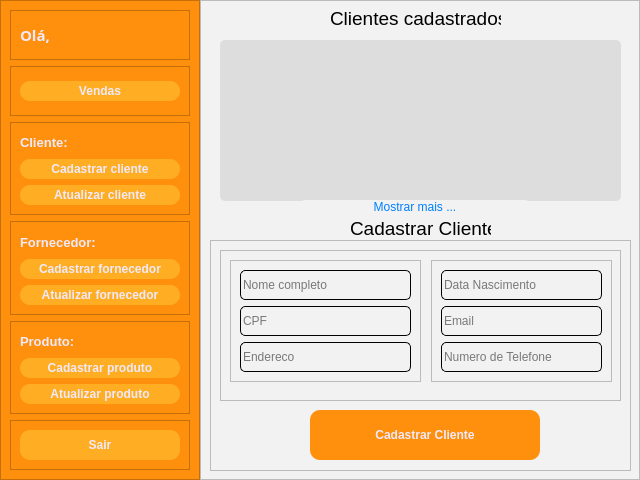
<?xml version="1.0" encoding="UTF-8"?>
<ui version="4.0">
 <class>MainWindow</class>
 <widget class="QMainWindow" name="MainWindow">
  <property name="geometry">
   <rect>
    <x>0</x>
    <y>0</y>
    <width>640</width>
    <height>480</height>
   </rect>
  </property>
  <property name="minimumSize">
   <size>
    <width>640</width>
    <height>480</height>
   </size>
  </property>
  <property name="maximumSize">
   <size>
    <width>640</width>
    <height>480</height>
   </size>
  </property>
  <property name="windowTitle">
   <string>MainWindow</string>
  </property>
  <widget class="QWidget" name="centralwidget">
   <layout class="QHBoxLayout" name="horizontalLayout">
    <property name="spacing">
     <number>0</number>
    </property>
    <property name="leftMargin">
     <number>0</number>
    </property>
    <property name="topMargin">
     <number>0</number>
    </property>
    <property name="rightMargin">
     <number>0</number>
    </property>
    <property name="bottomMargin">
     <number>0</number>
    </property>
    <item>
     <widget class="QFrame" name="frame">
      <property name="enabled">
       <bool>true</bool>
      </property>
      <property name="minimumSize">
       <size>
        <width>50</width>
        <height>0</height>
       </size>
      </property>
      <property name="maximumSize">
       <size>
        <width>200</width>
        <height>16777215</height>
       </size>
      </property>
      <property name="styleSheet">
       <string notr="true">background-color: rgb(255, 144, 14);</string>
      </property>
      <property name="frameShape">
       <enum>QFrame::StyledPanel</enum>
      </property>
      <property name="frameShadow">
       <enum>QFrame::Raised</enum>
      </property>
      <layout class="QVBoxLayout" name="verticalLayout">
       <property name="topMargin">
        <number>9</number>
       </property>
       <item>
        <widget class="QFrame" name="frame_3">
         <property name="maximumSize">
          <size>
           <width>16777215</width>
           <height>50</height>
          </size>
         </property>
         <property name="frameShape">
          <enum>QFrame::StyledPanel</enum>
         </property>
         <property name="frameShadow">
          <enum>QFrame::Raised</enum>
         </property>
         <layout class="QHBoxLayout" name="horizontalLayout_2">
          <item>
           <widget class="QLabel" name="label_string_ola">
            <property name="maximumSize">
             <size>
              <width>30</width>
              <height>16777215</height>
             </size>
            </property>
            <property name="font">
             <font>
              <family>Rubik</family>
              <pointsize>11</pointsize>
              <weight>75</weight>
              <bold>true</bold>
             </font>
            </property>
            <property name="contextMenuPolicy">
             <enum>Qt::DefaultContextMenu</enum>
            </property>
            <property name="styleSheet">
             <string notr="true">color: rgb(240, 233, 249);</string>
            </property>
            <property name="text">
             <string>Olá,</string>
            </property>
           </widget>
          </item>
          <item>
           <widget class="QLineEdit" name="lineEdit_menu_nome_sobrenome_cliente">
            <property name="maximumSize">
             <size>
              <width>200</width>
              <height>16777215</height>
             </size>
            </property>
            <property name="font">
             <font>
              <family>Rubik</family>
              <pointsize>11</pointsize>
              <weight>75</weight>
              <bold>true</bold>
             </font>
            </property>
            <property name="styleSheet">
             <string notr="true">
QLineEdit{
	background:transparent;
	border:none;
	color: rgb(240, 233, 249);

}</string>
            </property>
           </widget>
          </item>
         </layout>
        </widget>
       </item>
       <item>
        <widget class="QFrame" name="frame_11">
         <property name="maximumSize">
          <size>
           <width>16777215</width>
           <height>50</height>
          </size>
         </property>
         <property name="frameShape">
          <enum>QFrame::StyledPanel</enum>
         </property>
         <property name="frameShadow">
          <enum>QFrame::Raised</enum>
         </property>
         <layout class="QVBoxLayout" name="verticalLayout_7">
          <item>
           <widget class="QPushButton" name="pushButton_vendas">
            <property name="minimumSize">
             <size>
              <width>100</width>
              <height>10</height>
             </size>
            </property>
            <property name="maximumSize">
             <size>
              <width>230</width>
              <height>20</height>
             </size>
            </property>
            <property name="font">
             <font>
              <weight>75</weight>
              <bold>true</bold>
             </font>
            </property>
            <property name="cursor">
             <cursorShape>PointingHandCursor</cursorShape>
            </property>
            <property name="styleSheet">
             <string notr="true">QPushButton{
	border-radius: 10px;
	border-image: url(:/Close_Image/cil-x.png);
	background-position: center;
		
	color: rgb(240, 233, 249);
	background-color: rgb(255, 174, 35);
	
}
QPushButton:hover{
	
	
	background-color: rgb(207, 110, 0);
	color: rgb(240, 233, 249);
}
QPushButton:pressed{
	background-color: rgb(35, 35, 35);
	color: rgb(200, 200, 200);
}

</string>
            </property>
            <property name="text">
             <string>Vendas</string>
            </property>
           </widget>
          </item>
         </layout>
        </widget>
       </item>
       <item>
        <widget class="QFrame" name="frame_4">
         <property name="minimumSize">
          <size>
           <width>0</width>
           <height>0</height>
          </size>
         </property>
         <property name="frameShape">
          <enum>QFrame::StyledPanel</enum>
         </property>
         <property name="frameShadow">
          <enum>QFrame::Raised</enum>
         </property>
         <layout class="QVBoxLayout" name="verticalLayout_2">
          <item>
           <widget class="QLabel" name="label_3">
            <property name="font">
             <font>
              <pointsize>10</pointsize>
              <weight>75</weight>
              <bold>true</bold>
             </font>
            </property>
            <property name="styleSheet">
             <string notr="true">color: rgb(240, 233, 249);</string>
            </property>
            <property name="text">
             <string>Cliente:</string>
            </property>
           </widget>
          </item>
          <item>
           <widget class="QPushButton" name="pushButton_cadastra_cliente">
            <property name="minimumSize">
             <size>
              <width>100</width>
              <height>10</height>
             </size>
            </property>
            <property name="maximumSize">
             <size>
              <width>230</width>
              <height>20</height>
             </size>
            </property>
            <property name="font">
             <font>
              <weight>75</weight>
              <bold>true</bold>
             </font>
            </property>
            <property name="cursor">
             <cursorShape>PointingHandCursor</cursorShape>
            </property>
            <property name="styleSheet">
             <string notr="true">QPushButton{
	border-radius: 10px;
	border-image: url(:/Close_Image/cil-x.png);
	background-position: center;
		
	color: rgb(240, 233, 249);
	background-color: rgb(255, 174, 35);
	
}
QPushButton:hover{
	
	
	background-color: rgb(207, 110, 0);
	color: rgb(240, 233, 249);
}
QPushButton:pressed{
	background-color: rgb(35, 35, 35);
	color: rgb(200, 200, 200);
}

</string>
            </property>
            <property name="text">
             <string>Cadastrar cliente</string>
            </property>
           </widget>
          </item>
          <item>
           <widget class="QPushButton" name="pushButton_atualiza_cliente">
            <property name="minimumSize">
             <size>
              <width>100</width>
              <height>10</height>
             </size>
            </property>
            <property name="maximumSize">
             <size>
              <width>230</width>
              <height>20</height>
             </size>
            </property>
            <property name="font">
             <font>
              <weight>75</weight>
              <bold>true</bold>
             </font>
            </property>
            <property name="cursor">
             <cursorShape>PointingHandCursor</cursorShape>
            </property>
            <property name="styleSheet">
             <string notr="true">QPushButton{
	border-radius: 10px;
	border-image: url(:/Close_Image/cil-x.png);
	background-position: center;
		
	color: rgb(240, 233, 249);
	background-color: rgb(255, 174, 35);
	
}
QPushButton:hover{
	
	
	background-color: rgb(207, 110, 0);
	color: rgb(240, 233, 249);
}
QPushButton:pressed{
	background-color: rgb(35, 35, 35);
	color: rgb(200, 200, 200);
}

</string>
            </property>
            <property name="text">
             <string>Atualizar cliente</string>
            </property>
           </widget>
          </item>
         </layout>
        </widget>
       </item>
       <item>
        <widget class="QFrame" name="frame_7">
         <property name="frameShape">
          <enum>QFrame::StyledPanel</enum>
         </property>
         <property name="frameShadow">
          <enum>QFrame::Raised</enum>
         </property>
         <layout class="QVBoxLayout" name="verticalLayout_5">
          <item>
           <widget class="QLabel" name="label_4">
            <property name="font">
             <font>
              <pointsize>10</pointsize>
              <weight>75</weight>
              <bold>true</bold>
             </font>
            </property>
            <property name="styleSheet">
             <string notr="true">color: rgb(240, 233, 249);</string>
            </property>
            <property name="text">
             <string>Fornecedor:</string>
            </property>
           </widget>
          </item>
          <item>
           <widget class="QPushButton" name="pushButton_cadastra_fornecedor">
            <property name="minimumSize">
             <size>
              <width>100</width>
              <height>10</height>
             </size>
            </property>
            <property name="maximumSize">
             <size>
              <width>230</width>
              <height>20</height>
             </size>
            </property>
            <property name="font">
             <font>
              <weight>75</weight>
              <bold>true</bold>
             </font>
            </property>
            <property name="cursor">
             <cursorShape>PointingHandCursor</cursorShape>
            </property>
            <property name="styleSheet">
             <string notr="true">QPushButton{
	border-radius: 10px;
	border-image: url(:/Close_Image/cil-x.png);
	background-position: center;
		
	color: rgb(240, 233, 249);
	background-color: rgb(255, 174, 35);
	
}
QPushButton:hover{
	
	
	background-color: rgb(207, 110, 0);
	color: rgb(240, 233, 249);
}
QPushButton:pressed{
	background-color: rgb(35, 35, 35);
	color: rgb(200, 200, 200);
}

</string>
            </property>
            <property name="text">
             <string>Cadastrar fornecedor</string>
            </property>
           </widget>
          </item>
          <item>
           <widget class="QPushButton" name="pushButton_atualiza_fornecedor">
            <property name="minimumSize">
             <size>
              <width>100</width>
              <height>10</height>
             </size>
            </property>
            <property name="maximumSize">
             <size>
              <width>230</width>
              <height>20</height>
             </size>
            </property>
            <property name="font">
             <font>
              <weight>75</weight>
              <bold>true</bold>
             </font>
            </property>
            <property name="cursor">
             <cursorShape>PointingHandCursor</cursorShape>
            </property>
            <property name="styleSheet">
             <string notr="true">QPushButton{
	border-radius: 10px;
	border-image: url(:/Close_Image/cil-x.png);
	background-position: center;
		
	color: rgb(240, 233, 249);
	background-color: rgb(255, 174, 35);
	
}
QPushButton:hover{
	
	
	background-color: rgb(207, 110, 0);
	color: rgb(240, 233, 249);
}
QPushButton:pressed{
	background-color: rgb(35, 35, 35);
	color: rgb(200, 200, 200);
}

</string>
            </property>
            <property name="text">
             <string>Atualizar fornecedor</string>
            </property>
           </widget>
          </item>
         </layout>
        </widget>
       </item>
       <item>
        <widget class="QFrame" name="frame_8">
         <property name="frameShape">
          <enum>QFrame::StyledPanel</enum>
         </property>
         <property name="frameShadow">
          <enum>QFrame::Raised</enum>
         </property>
         <layout class="QVBoxLayout" name="verticalLayout_6">
          <item>
           <widget class="QLabel" name="label_5">
            <property name="font">
             <font>
              <pointsize>10</pointsize>
              <weight>75</weight>
              <bold>true</bold>
             </font>
            </property>
            <property name="styleSheet">
             <string notr="true">color: rgb(240, 233, 249);</string>
            </property>
            <property name="text">
             <string>Produto:</string>
            </property>
           </widget>
          </item>
          <item>
           <widget class="QPushButton" name="pushButton_cadastra_produto">
            <property name="minimumSize">
             <size>
              <width>100</width>
              <height>10</height>
             </size>
            </property>
            <property name="maximumSize">
             <size>
              <width>230</width>
              <height>20</height>
             </size>
            </property>
            <property name="font">
             <font>
              <weight>75</weight>
              <bold>true</bold>
             </font>
            </property>
            <property name="cursor">
             <cursorShape>PointingHandCursor</cursorShape>
            </property>
            <property name="styleSheet">
             <string notr="true">QPushButton{
	border-radius: 10px;
	border-image: url(:/Close_Image/cil-x.png);
	background-position: center;
		
	color: rgb(240, 233, 249);
	background-color: rgb(255, 174, 35);
	
}
QPushButton:hover{
	
	
	background-color: rgb(207, 110, 0);
	color: rgb(240, 233, 249);
}
QPushButton:pressed{
	background-color: rgb(35, 35, 35);
	color: rgb(200, 200, 200);
}

</string>
            </property>
            <property name="text">
             <string>Cadastrar produto</string>
            </property>
           </widget>
          </item>
          <item>
           <widget class="QPushButton" name="pushButton_atualiza_produto">
            <property name="minimumSize">
             <size>
              <width>100</width>
              <height>10</height>
             </size>
            </property>
            <property name="maximumSize">
             <size>
              <width>230</width>
              <height>20</height>
             </size>
            </property>
            <property name="font">
             <font>
              <weight>75</weight>
              <bold>true</bold>
             </font>
            </property>
            <property name="cursor">
             <cursorShape>PointingHandCursor</cursorShape>
            </property>
            <property name="styleSheet">
             <string notr="true">QPushButton{
	border-radius: 10px;
	border-image: url(:/Close_Image/cil-x.png);
	background-position: center;
		
	color: rgb(240, 233, 249);
	background-color: rgb(255, 174, 35);
	
}
QPushButton:hover{
	
	
	background-color: rgb(207, 110, 0);
	color: rgb(240, 233, 249);
}
QPushButton:pressed{
	background-color: rgb(35, 35, 35);
	color: rgb(200, 200, 200);
}

</string>
            </property>
            <property name="text">
             <string>Atualizar produto</string>
            </property>
           </widget>
          </item>
         </layout>
        </widget>
       </item>
       <item>
        <widget class="QFrame" name="frame_5">
         <property name="maximumSize">
          <size>
           <width>16777215</width>
           <height>50</height>
          </size>
         </property>
         <property name="frameShape">
          <enum>QFrame::StyledPanel</enum>
         </property>
         <property name="frameShadow">
          <enum>QFrame::Raised</enum>
         </property>
         <widget class="QPushButton" name="pushButton_sair">
          <property name="geometry">
           <rect>
            <x>10</x>
            <y>10</y>
            <width>160</width>
            <height>30</height>
           </rect>
          </property>
          <property name="minimumSize">
           <size>
            <width>100</width>
            <height>30</height>
           </size>
          </property>
          <property name="maximumSize">
           <size>
            <width>230</width>
            <height>16777215</height>
           </size>
          </property>
          <property name="font">
           <font>
            <weight>75</weight>
            <bold>true</bold>
           </font>
          </property>
          <property name="cursor">
           <cursorShape>PointingHandCursor</cursorShape>
          </property>
          <property name="styleSheet">
           <string notr="true">QPushButton{
	border-radius: 10px;
	border-image: url(:/Close_Image/cil-x.png);
	background-position: center;
		
	color: rgb(240, 233, 249);
	background-color: rgb(255, 174, 35);
	
}
QPushButton:hover{
	
	
	background-color: rgb(207, 110, 0);
	color: rgb(240, 233, 249);
}
QPushButton:pressed{
	background-color: rgb(35, 35, 35);
	color: rgb(200, 200, 200);
}

</string>
          </property>
          <property name="text">
           <string>Sair</string>
          </property>
         </widget>
        </widget>
       </item>
      </layout>
     </widget>
    </item>
    <item>
     <widget class="QFrame" name="frame_2">
      <property name="enabled">
       <bool>true</bool>
      </property>
      <property name="styleSheet">
       <string notr="true">background-color: rgb(242, 242, 242);</string>
      </property>
      <property name="frameShape">
       <enum>QFrame::StyledPanel</enum>
      </property>
      <property name="frameShadow">
       <enum>QFrame::Raised</enum>
      </property>
      <widget class="QTextEdit" name="textEdit_tabela_cliente">
       <property name="geometry">
        <rect>
         <x>20</x>
         <y>40</y>
         <width>401</width>
         <height>161</height>
        </rect>
       </property>
       <property name="styleSheet">
        <string notr="true">border-radius: 5px;
padding 15px;
background-color: rgb(221,221,221);
color: rgb(0, 0, 0);</string>
       </property>
      </widget>
      <widget class="QLabel" name="label">
       <property name="geometry">
        <rect>
         <x>130</x>
         <y>10</y>
         <width>171</width>
         <height>16</height>
        </rect>
       </property>
       <property name="font">
        <font>
         <pointsize>14</pointsize>
        </font>
       </property>
       <property name="text">
        <string>Clientes cadastrados</string>
       </property>
      </widget>
      <widget class="QFrame" name="frame_6">
       <property name="geometry">
        <rect>
         <x>10</x>
         <y>240</y>
         <width>421</width>
         <height>231</height>
        </rect>
       </property>
       <property name="frameShape">
        <enum>QFrame::StyledPanel</enum>
       </property>
       <property name="frameShadow">
        <enum>QFrame::Raised</enum>
       </property>
       <widget class="QFrame" name="frame_9">
        <property name="geometry">
         <rect>
          <x>10</x>
          <y>10</y>
          <width>401</width>
          <height>151</height>
         </rect>
        </property>
        <property name="frameShape">
         <enum>QFrame::StyledPanel</enum>
        </property>
        <property name="frameShadow">
         <enum>QFrame::Raised</enum>
        </property>
        <widget class="QFrame" name="login_conteudo">
         <property name="geometry">
          <rect>
           <x>10</x>
           <y>10</y>
           <width>191</width>
           <height>122</height>
          </rect>
         </property>
         <property name="maximumSize">
          <size>
           <width>16777215</width>
           <height>600</height>
          </size>
         </property>
         <property name="styleSheet">
          <string notr="true">background-color: rgb(242, 242, 243);</string>
         </property>
         <property name="frameShape">
          <enum>QFrame::StyledPanel</enum>
         </property>
         <property name="frameShadow">
          <enum>QFrame::Raised</enum>
         </property>
         <layout class="QVBoxLayout" name="verticalLayout_3">
          <item>
           <widget class="QLineEdit" name="lineEdit_nome_completo">
            <property name="minimumSize">
             <size>
              <width>0</width>
              <height>30</height>
             </size>
            </property>
            <property name="styleSheet">
             <string notr="true">border-width: 1px;
border-color: black;
border-style: solid;
display: inline-block;
border-radius: 5px;</string>
            </property>
            <property name="text">
             <string/>
            </property>
            <property name="placeholderText">
             <string>Nome completo</string>
            </property>
           </widget>
          </item>
          <item>
           <widget class="QLineEdit" name="lineEdit_cpf">
            <property name="minimumSize">
             <size>
              <width>0</width>
              <height>30</height>
             </size>
            </property>
            <property name="styleSheet">
             <string notr="true">border-width: 1px;
border-color: black;
border-style: solid;
display: inline-block;
border-radius: 5px;</string>
            </property>
            <property name="placeholderText">
             <string>CPF</string>
            </property>
           </widget>
          </item>
          <item>
           <widget class="QLineEdit" name="lineEdit_endereco">
            <property name="minimumSize">
             <size>
              <width>0</width>
              <height>30</height>
             </size>
            </property>
            <property name="styleSheet">
             <string notr="true">border-width: 1px;
border-color: black;
border-style: solid;
display: inline-block;
border-radius: 5px;</string>
            </property>
            <property name="placeholderText">
             <string>Endereco</string>
            </property>
           </widget>
          </item>
         </layout>
        </widget>
        <widget class="QFrame" name="frame_10">
         <property name="geometry">
          <rect>
           <x>211</x>
           <y>10</y>
           <width>181</width>
           <height>122</height>
          </rect>
         </property>
         <property name="frameShape">
          <enum>QFrame::StyledPanel</enum>
         </property>
         <property name="frameShadow">
          <enum>QFrame::Raised</enum>
         </property>
         <layout class="QVBoxLayout" name="verticalLayout_4">
          <item>
           <widget class="QLineEdit" name="lineEdit_data_nascimento">
            <property name="minimumSize">
             <size>
              <width>0</width>
              <height>30</height>
             </size>
            </property>
            <property name="styleSheet">
             <string notr="true">border-width: 1px;
border-color: black;
border-style: solid;
display: inline-block;
border-radius: 5px;</string>
            </property>
            <property name="placeholderText">
             <string>Data Nascimento</string>
            </property>
           </widget>
          </item>
          <item>
           <widget class="QLineEdit" name="lineEdit_email">
            <property name="minimumSize">
             <size>
              <width>0</width>
              <height>30</height>
             </size>
            </property>
            <property name="styleSheet">
             <string notr="true">border-width: 1px;
border-color: black;
border-style: solid;
display: inline-block;
border-radius: 5px;</string>
            </property>
            <property name="placeholderText">
             <string>Email</string>
            </property>
           </widget>
          </item>
          <item>
           <widget class="QLineEdit" name="lineEdit_n_telefone">
            <property name="minimumSize">
             <size>
              <width>0</width>
              <height>30</height>
             </size>
            </property>
            <property name="styleSheet">
             <string notr="true">border-width: 1px;
border-color: black;
border-style: solid;
display: inline-block;
border-radius: 5px;</string>
            </property>
            <property name="placeholderText">
             <string>Numero de Telefone</string>
            </property>
           </widget>
          </item>
         </layout>
        </widget>
       </widget>
       <widget class="QPushButton" name="pushButton_cadastrar_cliente">
        <property name="geometry">
         <rect>
          <x>100</x>
          <y>170</y>
          <width>230</width>
          <height>50</height>
         </rect>
        </property>
        <property name="minimumSize">
         <size>
          <width>230</width>
          <height>50</height>
         </size>
        </property>
        <property name="maximumSize">
         <size>
          <width>16777215</width>
          <height>16777215</height>
         </size>
        </property>
        <property name="font">
         <font>
          <weight>75</weight>
          <bold>true</bold>
         </font>
        </property>
        <property name="cursor">
         <cursorShape>PointingHandCursor</cursorShape>
        </property>
        <property name="styleSheet">
         <string notr="true">QPushButton{
	border-radius: 10px;
	border-image: url(:/Close_Image/cil-x.png);
	background-position: center;
		
	color: rgb(240, 233, 249);
	background-color: rgb(255, 144, 14);
	
}
QPushButton:hover{
	
	
	background-color: rgb(207, 110, 0);
	color: rgb(240, 233, 249);
}
QPushButton:pressed{
	background-color: rgb(35, 35, 35);
	color: rgb(200, 200, 200);
}

</string>
        </property>
        <property name="text">
         <string>Cadastrar Cliente</string>
        </property>
       </widget>
      </widget>
      <widget class="QLabel" name="label_2">
       <property name="geometry">
        <rect>
         <x>150</x>
         <y>220</y>
         <width>141</width>
         <height>16</height>
        </rect>
       </property>
       <property name="font">
        <font>
         <pointsize>14</pointsize>
        </font>
       </property>
       <property name="text">
        <string>Cadastrar Cliente</string>
       </property>
      </widget>
      <widget class="QPushButton" name="pushButton_mostrar_mais">
       <property name="geometry">
        <rect>
         <x>100</x>
         <y>200</y>
         <width>230</width>
         <height>13</height>
        </rect>
       </property>
       <property name="maximumSize">
        <size>
         <width>300</width>
         <height>16777215</height>
        </size>
       </property>
       <property name="cursor">
        <cursorShape>PointingHandCursor</cursorShape>
       </property>
       <property name="styleSheet">
        <string notr="true">QPushButton{
	border-radius: 5px;
	border-image: url(:/Close_Image/cil-x.png);
	background-position: center;
	
	color: rgb(0,127,255);
}


</string>
       </property>
       <property name="text">
        <string>Mostrar mais ...</string>
       </property>
      </widget>
     </widget>
    </item>
   </layout>
  </widget>
 </widget>
 <resources/>
 <connections/>
</ui>
